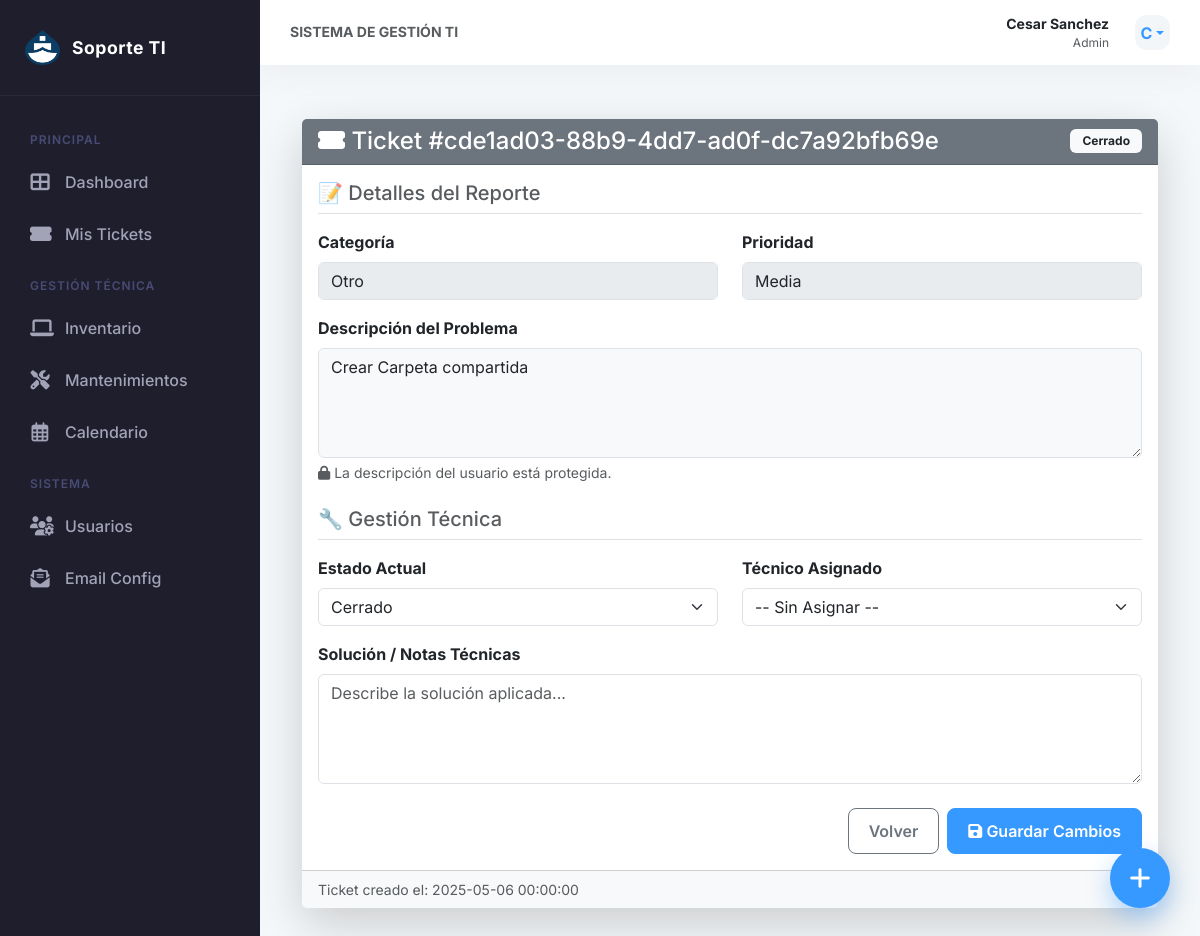
/editar/cde1ad03-88b9-4dd7-ad0f-dc7a92bfb69e (signed in), run on the app's committed database.
### tables this page shows
CREATE TABLE usuarios (
    id TEXT PRIMARY KEY,
    username TEXT UNIQUE NOT NULL,
    email TEXT UNIQUE,
    password_hash TEXT NOT NULL,
    role TEXT NOT NULL DEFAULT 'user',
    departamento TEXT,
    fecha_creacion TIMESTAMP DEFAULT CURRENT_TIMESTAMP
);

CREATE TABLE soportes (
    id TEXT PRIMARY KEY,
    numero_ticket INTEGER UNIQUE,
    usuario_id TEXT NOT NULL,
    tecnico_id TEXT,
    equipo_id TEXT,
    problema TEXT NOT NULL,
    estado TEXT NOT NULL DEFAULT 'Abierto',
    prioridad TEXT NOT NULL DEFAULT 'Media',
    categoria TEXT NOT NULL DEFAULT 'Otro',
    solucion TEXT,
    fecha_creacion TIMESTAMP DEFAULT CURRENT_TIMESTAMP,
    fecha_finalizacion TIMESTAMP,
    FOREIGN KEY (usuario_id) REFERENCES usuarios (id) ON DELETE CASCADE,
    FOREIGN KEY (tecnico_id) REFERENCES usuarios (id) ON DELETE SET NULL,
    FOREIGN KEY (equipo_id) REFERENCES equipos (id) ON DELETE SET NULL
);

### app.py (the view, shortened to what this page needs)
@app.route('/editar/<ticket_id>', methods=['GET', 'POST'])
@login_required
def editar(ticket_id):
    ticket = repo.get_ticket_by_id(UUID(ticket_id))
    if not ticket or (session['role'] == 'user' and ticket.usuario_id != session['user_id']):
        return redirect(url_for('lista_soportes'))
    db = get_db()
    tecnicos = db.execute("SELECT id, username FROM usuarios WHERE role IN ('admin', 'tecnico')").fetchall()
    return render_template('editar.html', ticket=ticket, tecnicos=tecnicos, estados=ESTADOS, categorias=CATEGORIAS, prioridades=PRIORIDADES)

### templates/editar.html (shortened to what this page needs)
{% extends "layout.html" %}
{% block content %}
<div class="container mt-4">
    <div class="card shadow-lg border-0">
        <div class="card-header text-white d-flex justify-content-between align-items-center
            {% if ticket.estado.value == 'Abierto' %}bg-success
            {% elif ticket.estado.value == 'En Proceso' %}bg-primary
            {% else %}bg-secondary{% endif %}">
            <h4 class="mb-0">
                <i class="fas fa-ticket-alt"></i> Ticket #{{ ticket.id }}
            </h4>
            <span class="badge bg-light text-dark fw-bold">{{ ticket.estado.value }}</span>
        </div>
        <div class="card-body">
            <form method="POST">
                <h5 class="text-muted border-bottom pb-2 mb-3">📝 Detalles del Reporte</h5>
                <div class="row mb-3">
                    <div class="col-md-6">
                        <label class="form-label fw-bold">Categoría</label>
                        {% if session['role'] == 'user' and ticket.estado == 'Abierto' %}
                        <select name="categoria" class="form-select">
                            {% for cat in categorias %}
                            <option value="{{ cat }}" {% if ticket.categoria==cat %}selected{% endif %}>{{ cat }}
                            </option>
                            {% endfor %}
                        </select>
                        {% else %}
                        <input type="text" class="form-control" value="{{ ticket.categoria }}" disabled>
                        {% endif %}
                    </div>
                    <div class="col-md-6">
                        <label class="form-label fw-bold">Prioridad</label>
                        {% if session['role'] == 'user' and ticket.estado == 'Abierto' %}
                        <select name="prioridad" class="select-form">
                            {% for prio in prioridades %}
                            <option value="{{ prio }}" {% if ticket.prioridad.value==prio %}selected{% endif %}>{{ prio
                                }}
                            </option>
                            {% endfor %}
                        </select>
                        {% else %}
                        <input type="text" class="form-control" value="{{ ticket.prioridad.value }}" disabled>
                        {% endif %}
                    </div>
                </div>
                <div class="mb-4">
                    <label class="form-label fw-bold">Descripción del Problema</label>
                    {% if session['role'] == 'user' and ticket.estado == 'Abierto' %}
                    <textarea name="problema" class="form-control" rows="4" required>{{ ticket.problema }}</textarea>
                    <div class="form-text text-success"><i class="fas fa-pen"></i> Puedes editar esto porque el ticket
                        aún está Abierto.</div>
                    {% else %}
                    <textarea class="form-control bg-light" rows="4" disabled>{{ ticket.problema }}</textarea>
                    {% if session['role'] != 'user' %}
                    <div class="form-text"><i class="fas fa-lock"></i> La descripción del usuario está protegida.</div>
                    {% endif %}
                    {% endif %}
                </div>
                {% if session['role'] in ['admin', 'tecnico'] or ticket.solucion %}
                <h5 class="text-muted border-bottom pb-2 mb-3 mt-4">🔧 Gestión Técnica</h5>
                <div class="row mb-3">
                    <div class="col-md-6">
                        <label class="form-label fw-bold">Estado Actual</label>
                        {% if session['role'] in ['admin', 'tecnico'] %}
                        <select name="estado" class="form-select">
                            {% for est in estados %}
                            <option value="{{ est }}" {% if ticket.estado.value==est %}selected{% endif %}>{{ est }}
                            </option>
                            {% endfor %}
                        </select>
                        {% else %}
                        <input type="text" class="form-control" value="{{ ticket.estado.value }}" disabled>
                        {% endif %}
                    </div>
                    <div class="col-md-6">
                        <label class="form-label fw-bold">Técnico Asignado</label>
                        {% if session['role'] in ['admin', 'tecnico'] %}
                        <select name="tecnico_id" class="form-select">
                            <option value="">-- Sin Asignar --</option>
                        </select>
                        {% else %}
                        <input type="text" class="form-control"
                            value="{% for tec in tecnicos %}{% if ticket.tecnico_id|string == tec.id|string %}{{ tec.username }}{% endif %}{% endfor %}"
                            disabled placeholder="Pendiente de asignar">
                        {% endif %}
                    </div>
                </div>
                <div class="mb-3">
                    <label class="form-label fw-bold">Solución / Notas Técnicas</label>
                    {% if session['role'] in ['admin', 'tecnico'] %}
                    <textarea name="solucion" class="form-control" rows="4"
                        placeholder="Describe la solución aplicada...">{{ ticket.solucion or '' }}</textarea>
                    {% endif %}
                </div>
                {% endif %}
                <div class="d-flex justify-content-end gap-2 mt-4">
                    <a href="{{ url_for('lista_soportes') }}" class="btn btn-outline-secondary">Volver</a>
                    {% if (session['role'] == 'user' and ticket.estado == 'Abierto') or session['role'] in ['admin',
                    'tecnico'] %}
                    <button type="submit" class="btn btn-primary">
                        <i class="fas fa-save"></i> Guardar Cambios
                    </button>
                    {% endif %}
                </div>
            </form>
        </div>
        <div class="card-footer bg-light small text-muted">
            Ticket creado el: {{ ticket.fecha_creacion }}
        </div>
    </div>
</div>
{% endblock %}

### templates/layout.html (shortened to what this page needs)
<!DOCTYPE html>
<html lang="es">
<head>
    <link href="https://cdn.jsdelivr.net/npm/bootstrap@5.3.0/dist/css/bootstrap.min.css" rel="stylesheet">
    <link rel="stylesheet" href="https://cdnjs.cloudflare.com/ajax/libs/font-awesome/6.4.0/css/all.min.css">
    <link rel="stylesheet" href="https://cdn.datatables.net/1.13.4/css/dataTables.bootstrap5.min.css">
    <link rel="stylesheet" href="https://cdn.datatables.net/responsive/2.4.1/css/responsive.bootstrap5.min.css">
    <link rel="stylesheet" href="https://cdn.datatables.net/buttons/2.3.6/css/buttons.bootstrap5.min.css">
    <link rel="stylesheet" href="{{ url_for('static', filename='css/style.css') }}">
</head>
<body>
    <div class="app-wrapper">
        {% if session.get('user_id') %}
        <aside class="sidebar" id="sidebar">
            <div class="sidebar-header">
                <img src="{{ url_for('static', filename='img/logo.png') }}" alt="Logo" class="sidebar-logo">
                <h1 class="sidebar-title">Soporte TI</h1>
            </div>
            <div class="sidebar-menu">
                <div class="menu-section">Principal</div>
                <div class="menu-item">
                    <a href="{{ url_for('dashboard') }}"
                        class="menu-link {% if request.endpoint == 'dashboard' %}active{% endif %}">
                        <i class="fas fa-th-large"></i> Dashboard
                    </a>
                </div>
                <div class="menu-item">
                    <a href="{{ url_for('lista_soportes') }}"
                        class="menu-link {% if request.endpoint == 'lista_soportes' %}active{% endif %}">
                        <i class="fas fa-ticket-alt"></i> Mis Tickets
                    </a>
                </div>
                {% if session.get('role') in ['admin', 'tecnico'] %}
                <div class="menu-section">Gestión Técnica</div>
                <div class="menu-item">
                    <a href="{{ url_for('lista_equipos') }}"
                        class="menu-link {% if request.endpoint == 'lista_equipos' %}active{% endif %}">
                        <i class="fas fa-laptop"></i> Inventario
                    </a>
                </div>
                <div class="menu-item">
                    <a href="{{ url_for('lista_mantenimientos') }}"
                        class="menu-link {% if request.endpoint == 'lista_mantenimientos' %}active{% endif %}">
                        <i class="fas fa-tools"></i> Mantenimientos
                    </a>
                </div>
                <div class="menu-item">
                    <a href="{{ url_for('ver_calendario') }}"
                        class="menu-link {% if request.endpoint == 'ver_calendario' %}active{% endif %}">
                        <i class="far fa-calendar-alt"></i> Calendario
                    </a>
                </div>
                {% endif %}
                {% if session.get('role') == 'admin' %}
                <div class="menu-section">Sistema</div>
                <div class="menu-item">
                    <a href="{{ url_for('admin_usuarios') }}"
                        class="menu-link {% if request.endpoint == 'admin_usuarios' %}active{% endif %}">
                        <i class="fas fa-users-cog"></i> Usuarios
                    </a>
                </div>
                <div class="menu-item">
                    <a href="{{ url_for('admin_config_email') }}"
                        class="menu-link {% if request.endpoint == 'admin_config_email' %}active{% endif %}">
                        <i class="fas fa-envelope-open-text"></i> Email Config
                    </a>
                </div>
                {% endif %}
            </div>
        </aside>
        {% endif %}
        <div class="main-content">
            {% if session.get('user_id') %}
            <header class="top-bar">
                <div class="d-flex align-items-center">
                    <h5 class="mb-0 text-muted small fw-bold text-uppercase d-none d-md-block">
                        {% if request.endpoint == 'dashboard' %}Panel de Control
                        {% elif request.endpoint == 'lista_soportes' %}Gestión de Tickets
                        {% elif request.endpoint == 'lista_equipos' %}Fichas de Inventario
                        {% elif request.endpoint == 'lista_mantenimientos' %}Cronograma de Tareas
                        {% else %}Sistema de Gestión TI{% endif %}
                    </h5>
                </div>
                <div class="user-profile dropdown">
                    <div class="d-flex flex-column text-end me-3 d-none d-sm-flex">
                        <span class="fw-bold small">{{ session.get('username') }}</span>
                        <span class="text-muted" style="font-size: 0.75rem;">{{ session.get('role') | capitalize
                            }}</span>
                    </div>
                    <div class="avatar-circle dropdown-toggle" data-bs-toggle="dropdown">
                        {{ session.get('username')[0].upper() }}
                    </div>
                </div>
            </header>
            {% endif %}
            <main class="content-body">
                {% block content %}{% endblock %}
            </main>
            <div class="fab-container">
                <a href="{{ url_for('agregar') }}" class="fab" title="Nuevo Ticket">
                    <i class="fas fa-plus"></i>
                </a>
            </div>
        </div>
    </div>
</body>
</html>

### data on the page
usuarios: get "Cesar Sanchez", get "Admin"
soportes: id "cde1ad03-88b9-4dd7-ad0f-dc7a92bfb69e", estado.value "Cerrado", categoria "Otro", problema "Crear Carpeta compartida", fecha_creacion "2025-05-06 00:00:00"

### other printed values
{{ session.get('username')[0].upper() }} "C"
form field estado "Cerrado"
